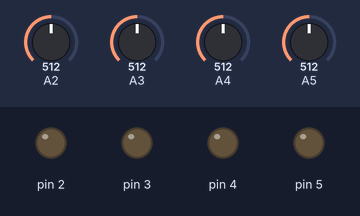
Bench run of a sketch on a simulated Arduino Uno, built with avr-gcc and run on an emulated ATmega328P. Parts: output pins drawn as LEDs (lit = HIGH). Inputs (shaded band) come from the test bench; at power-on: A2 = 512, A3 = 512, A4 = 512, A5 = 512.

Above: at 1.2 s.
1.3 s: A2 set to 485
At 2.5 s:
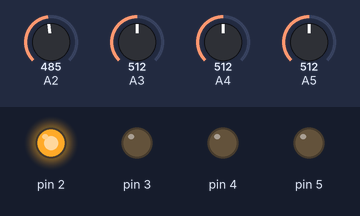
2.8 s: A3 set to 482
At 3.8 s:
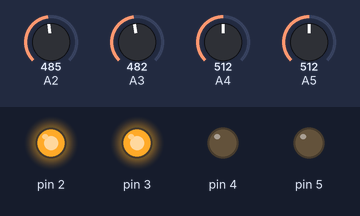
4.3 s: A4 set to 482
At 4.9 s:
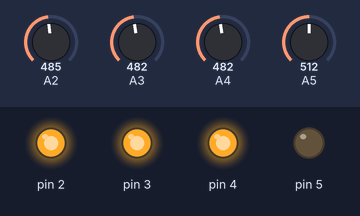
5.8 s: A5 set to 490
At 6.1 s:
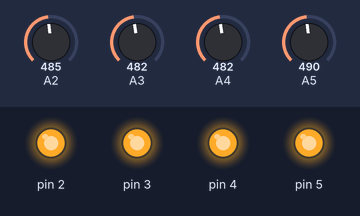
7.3 s: A2 set to 510
At 8.4 s:
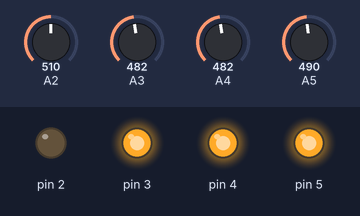
8.8 s: A5 set to 510
At 9.6 s:
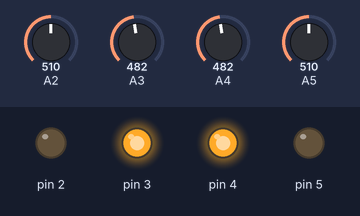
Timing chart, 0 to 11.3 s (numbered marks = the images above; inputs shaded):
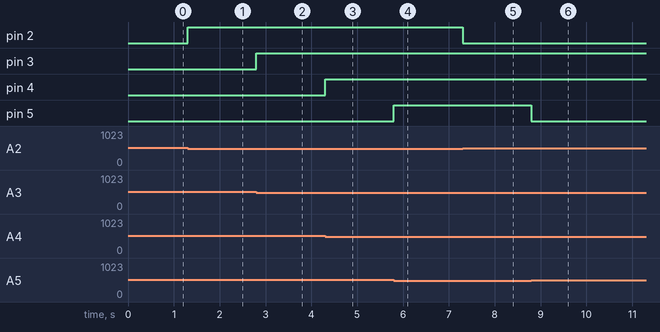

Measured:
- the behaviour switches between 500 and 499 on A2 (found by bisection; images 0 and 1)
- the behaviour switches between 500 and 499 on A3 (found by bisection; images 1 and 2)
- the behaviour switches between 500 and 499 on A4 (found by bisection; images 2 and 3)
- after the input at 1.3 s, pin 2: LOW → HIGH at once
- after the input at 2.8 s, pin 3: LOW → HIGH at once
- after the input at 4.3 s, pin 4: LOW → HIGH at once
- after the input at 5.8 s, pin 5: LOW → HIGH at once
- after the input at 7.3 s, pin 2: HIGH → LOW at once
- after the input at 8.8 s, pin 5: HIGH → LOW at once

The sketch:

fullfinel.ino
```cpp
void setup()
{
  pinMode(2,OUTPUT);

  pinMode(3,OUTPUT);

  pinMode(4,OUTPUT);

  pinMode(5,OUTPUT);

    pinMode(A2,INPUT);

  pinMode(A5,INPUT);

pinMode(A3,INPUT);

    pinMode(A4,INPUT);

  }
int delay1 = 80;
int delay2 = 75;

void loop()
 {
  if(analogRead(A5)<500) // in black
  {
    digitalWrite(5, HIGH);


  }
    else

    {
        digitalWrite(5, LOW);

    }
  if(analogRead(A4)<500)
  {
    digitalWrite(4, HIGH);

  }
    else

    {
        digitalWrite(4, LOW);

    }

   if(analogRead(A3)<500)
  {
    digitalWrite(3, HIGH);


        }

    else

    {
        digitalWrite(3, LOW);

    }

   if(analogRead(A2)<500)
  {
   digitalWrite(2, HIGH);

  }
    else

    {
        digitalWrite(2, LOW);

    }


}
```
